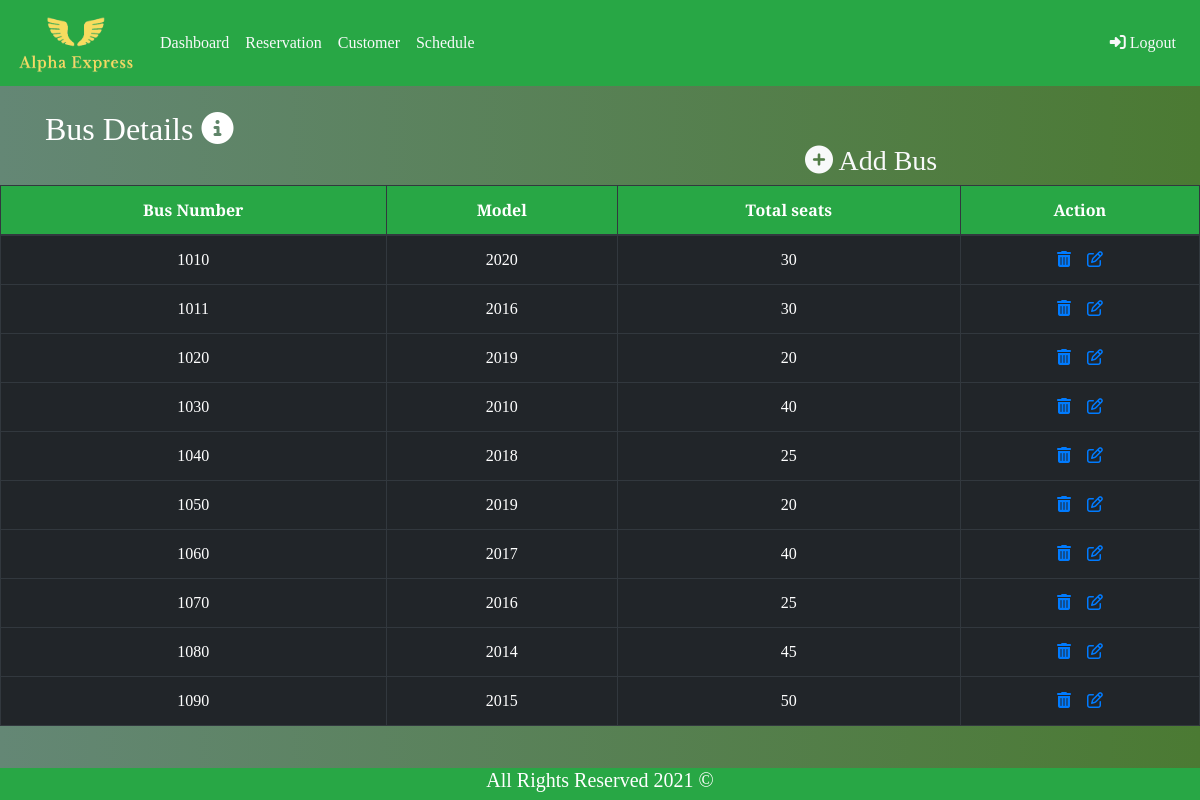
The page /Admin/Admin_BusDetails.php on the database its author committed.
### tables this page shows
CREATE TABLE `vehicle` (
  `NUMBER` int(11) NOT NULL,
  `MODEL` int(11) NOT NULL,
  `TOTAL_SEATS` int(50) NOT NULL
);

### Admin/Admin_BusDetails.php (the view, shortened to what this page needs)
<!DOCTYPE html>
<?php
include 'dbConn.php';
?>
<html>
<head>
	<link rel="stylesheet" href="css/bootstrap.min.css?v=<?php echo time(); ?>"/>
	<link rel="stylesheet" href="css/custom.css"/>
	<link rel="stylesheet" href="https://cdnjs.cloudflare.com/ajax/libs/font-awesome/4.7.0/css/font-awesome.min.css">
	<link rel="stylesheet" href="path/to/font-awesome/css/font-awesome.min.css">
</head>
<body onload="myword()">
<nav class="navbar navbar-expand-lg  bg-success">
    <a class="navbar-brand text-light" href="#"><img class="logo" src="res/logo.png"></a>
  	<div id="navb" class="navbar-collapse collapse hide">
    	<ul class="navbar-nav">
      		<li class="nav-item">
          <a class="nav-item nav-link text-light" href="Dashboard.php">Dashboard</a>
        </li>
      		<li class="nav-item">
        		<a class="nav-item nav-link text-light" href="Reservation.php">Reservation</a>
      		</li>
      		<li class="nav-item">
        		<a class="nav-item nav-link text-light" href="ViewCustomer.php">Customer</a>
      		</li>
      		<li class="nav-item">
        		<a class="nav-item nav-link text-light" href="Schedule.php">Schedule</a>
      		</li>
    	</ul>
      <ul class="nav navbar-nav ml-auto">
        <li class="nav-item">
          <a class="nav-item nav-link text-light" href="adminSign.php"><i class="fa fa-sign-in" aria-hidden="true"></i>  Logout</a>
        </li>
      </ul>
    </div>
</nav>
<br>
<div class="container">
	<div class="row">
        <div class="col-md-8">
      <h2>Bus Details <i class=" fa fa-info-circle" aria-hidden="true"></i></h2>
          </div>
          <a href="Admin_AddBus.php" class="add"><h3 class="text-light"><br><i class="fa fa-plus-circle" aria-hidden="true"></i> Add Bus</h3></a>
  		</div>
   </div>
 <?php
$sql = "SELECT * FROM `vehicle` ORDER BY `NUMBER` ASC";
$result = $conn->query($sql);
  if ($result->num_rows > 0)
  {
    echo "<table class='table table-bordered table-dark text-center'>
        <thead class='bg-success'>
          <tr>
            <th>Bus Number</th>
            <th>Model</th>
            <th>Total seats</th>
            <th>Action</th>
          </tr>
        </thead>";
    while ($row = $result->fetch_assoc())
    {
          echo "<tr>
            <td>".$row["NUMBER"]."</td>
            <td>".$row["MODEL"]."</td>
            <td>".$row["TOTAL_SEATS"]."</td>"; ?>
            <td>
              <a href="DeleteBus.php?number=<?php echo $row["NUMBER"];?>" class="delete" name="Delete" data-toggle="tooltip"><i class=" fa fa-trash" aria-hidden="true"></i></a>&nbsp;&nbsp;&nbsp;
              <a href="UpdateBus.php?number=<?php echo $row["NUMBER"];?>"><i class=" fa fa-edit" aria-hidden="true"></i></a>
              </td>
          <?php
    }
  }
?>
<footer class="bg-success">
  <h5>All Rights Reserved 2021 &copy;</h5>
</footer>
</body>
</html>

### Admin/css/custom.css (style rules this page uses)
body { font-family: 'Crimson Pro', serif; color: white; background-color: #63d471; background: linear-gradient(to right, #648775 0%, #4b7a33 100%); background-attachment: fixed; position: relative; width: 100%; height: 100%; }
footer { width: 100%; text-align: center; bottom: 0px; color: white; font-family: 'Crimson Pro', serif; position: fixed; }
nav { font-family: 'Crimson Pro', serif; }
.logo { height: 60px; width: 120px; z-index: -2 ; }
.add { padding-left: 15px; }

### rows shown on the page
vehicle: NUMBER "1010", MODEL "2020", TOTAL_SEATS "30"
vehicle: NUMBER "1011", MODEL "2016", TOTAL_SEATS "30"
vehicle: NUMBER "1020", MODEL "2019", TOTAL_SEATS "20"
vehicle: NUMBER "1030", MODEL "2010", TOTAL_SEATS "40"
vehicle: NUMBER "1040", MODEL "2018", TOTAL_SEATS "25"
vehicle: NUMBER "1050", MODEL "2019", TOTAL_SEATS "20"
vehicle: NUMBER "1060", MODEL "2017", TOTAL_SEATS "40"
vehicle: NUMBER "1070", MODEL "2016", TOTAL_SEATS "25"
vehicle: NUMBER "1080", MODEL "2014", TOTAL_SEATS "45"
vehicle: NUMBER "1090", MODEL "2015", TOTAL_SEATS "50"
